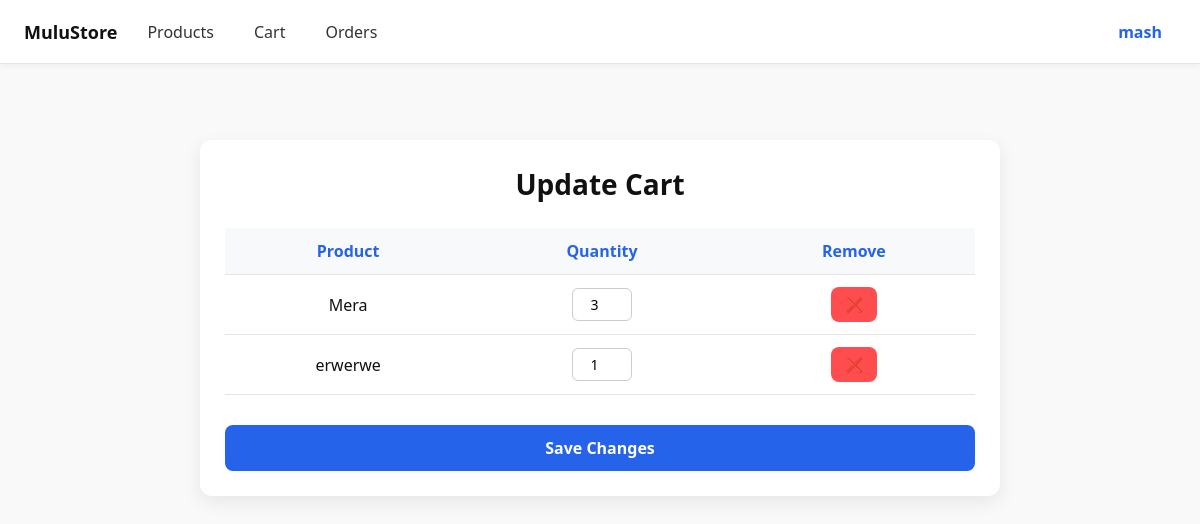
Before: /cart/update/ (signed in) with the older database file.
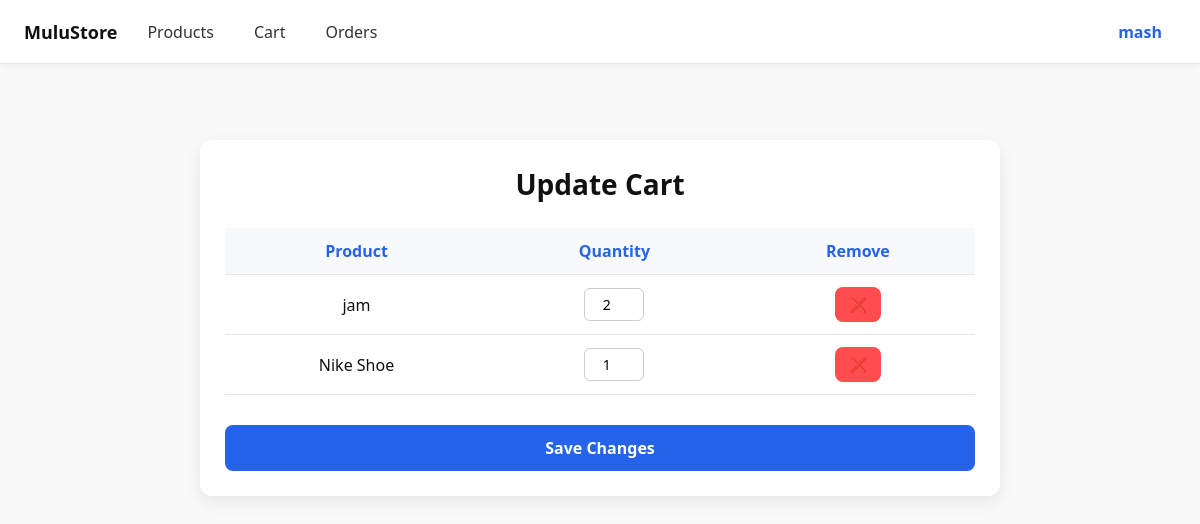
After: the same page with the newer database file.
### commerce/models.py (models this page shows, shortened)
class CartItem(models.Model):
    cart = models.ForeignKey(Cart, on_delete=models.CASCADE, related_name="cart_items")
    product = models.ForeignKey(Product, on_delete=models.CASCADE, related_name="cart_items_product")
    quantity = models.PositiveIntegerField(default=1)
    price = models.DecimalField(max_digits=10, decimal_places=2, default=0.00)

class Product(models.Model):
    user = models.ForeignKey(settings.AUTH_USER_MODEL, on_delete=models.CASCADE, related_name="products")
    name = models.CharField(max_length=100)
    description = models.TextField(blank=True)
    price = models.DecimalField(max_digits=10, decimal_places=2, default=0.00)
    category = models.CharField(max_length=100)
    stock_quantity = models.PositiveIntegerField(default=1)
    created_at = models.DateTimeField(auto_now_add=True)
    updated_at = models.DateTimeField(auto_now=True)
    image = models.ImageField(upload_to="product_images/", blank=True, null=True)

### commerce/views.py (the view, shortened to what this page needs)
# urls.py: path("cart/update/", UpdateCart.as_view(), name="update_cart"),
class UpdateCart(LoginRequiredMixin, View):
    def get(self, request):
        cart = Cart.objects.get(user=request.user)
        cart_list = CartItem.objects.filter(cart=cart)
        return render(request, "update_cart.html", {"cart_list": cart_list})

### commerce/templates/update_cart.html (shortened to what this page needs)
{% extends "base.html" %}
{% load static %}
{% block content %}
<link rel="stylesheet" href="{% static 'css/update_cart.css' %}">
<div class="update-cart-container">
    <h2 class="page-title">Update Cart</h2>
    {% if cart_list %}
    <form action="" method="post" class="update-cart-form">
        <table class="cart-table">
            <thead>
                <tr>
                    <th>Product</th>
                    <th>Quantity</th>
                    <th>Remove</th>
                </tr>
            </thead>
            <tbody>
                {% for item in cart_list %}
                <tr>
                    <td>{{ item.product.name }}</td>
                    <td>
                        <input type="number" name="quantity_{{ item.id }}" value="{{ item.quantity }}" min="1" class="quantity-input" />
                    </td>
                    <td>
                        <button type="submit" name="action" value="remove_{{ item.id }}" class="btn btn-danger">
                            ❌
                        </button>
                    </td>
                </tr>
                {% endfor %}
            </tbody>
        </table>
        <button type="submit" name="action" value="save" class="btn btn-primary save-btn">
            Save Changes
        </button>
    </form>
    {% else %}
        <p class="empty-cart">Your cart is empty.</p>
    {% endif %}
</div>
{% endblock %}

Changed rows visible on the page:
removed CartItem: product.name "Mera", quantity "3"
removed CartItem: product.name "erwerwe", quantity "1"
added CartItem: product.name "jam", quantity "2"
added CartItem: product.name "Nike Shoe", quantity "1"
